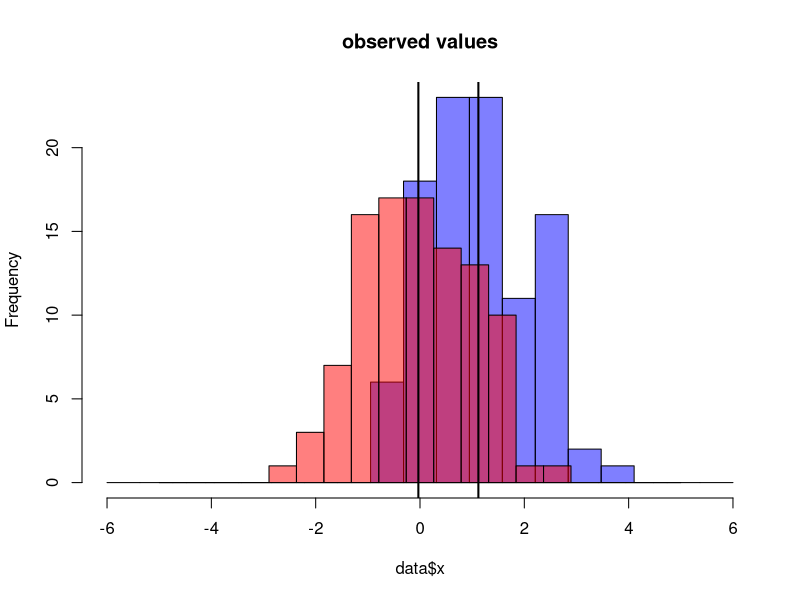

This chart was generated by the following R code: (Note: this script raises an error after producing the figure.)
#!/usr/bin/R


# Explore what happens to a $t$-test under deviations from the assumptions.

#####
# Normal data:
n <- 100
effect.size <- 1
rdata <- rnorm  # want this to return random variates with mean=0 and SD=1

xlims <- c(-6,6)
hbreaks <- seq(xlims[1],xlims[2],length.out=20)

# plot one example
f <- function (...,plotit=TRUE) {
    data <- data.frame( x=rdata(n)+effect.size, y=rdata(n) )
    if (plotit) {
        hist(data$x,xlim=xlims,col=adjustcolor("blue",.5),breaks=hbreaks,main='observed values',...)
        hist(data$y,add=TRUE,col=adjustcolor("red",.5),breaks=seq(-5,5,length.out=20))
        abline(v=c(mean(data$x),mean(data$y)),lwd=2)
    }
    t.test(data$x,data$y)
}

# plot lots of examples
fmat <- function() {
    layout(matrix(1:25,nrow=5))
    opar <- par(mar=c(0,0,0,0)+.1)
    replicate( 25, f(xaxt='n',yaxt='n',main='',xlab='',ylab='') )
    par(opar)
    layout(1)
}

f()
fmat()

# plot distribution of differences in means
ff <- function (nreps=1000,...) {
    dmeans <- replicate( nreps, f(plotit=FALSE) )
    dh <- hist(dmeans, breaks=50, col=adjustcolor("grey",.5), xlim=c(0,2), main=paste("difference in sample means,", n, "samples"), ... )
    text(effect.size,max(dh$counts),labels="truth",col='red',pos=4,cex=2)
    abline(v=effect.size,lwd=2,col='red')
    lines(dh$mids,sum(dh$counts)*diff(pnorm(dh$breaks,mean=effect.size,sd=sqrt(2/n))),lwd=2,col='green')
}

ff(1000)


######
# Now look at t-distribution

effect.size <- 0

t.tests <- lapply(1:10000, function (x) f(plotit=FALSE) )
t.vals <- sapply( t.tests, "[[", "statistic" )
t.df <- sapply( t.tests, "[[", "parameter" )
th <- hist(t.vals,breaks=30,main='t-statistics')
lines( th$mids, sum(th$counts) * diff( pt(th$breaks,df=2*(n-1)) ) )



#####
# explore changing sample size
n <- 20
fmat()

ff(1000)

#
n <- 50
fmat()

ff(1000)

#
n <- 100
fmat()

ff(1000)


####
# make distr'n more skewed

p.out <- .04
sd.out <- 4
rdata <- function(n) {
    n.out <- rbinom(1,n,p.out)
    c( rnorm(n.out,sd=sd.out), rnorm(n-n.out,sd=sqrt((1-p.out*sd.out^2)/(1-p.out))) )
}

n <- 20
f()
ff(1000)


####
# make distr'n less skewed

rdata <- function(n) {
    sqrt(12)*(runif(n)-.5)
}

n <- 20
f()
ff(1000)
